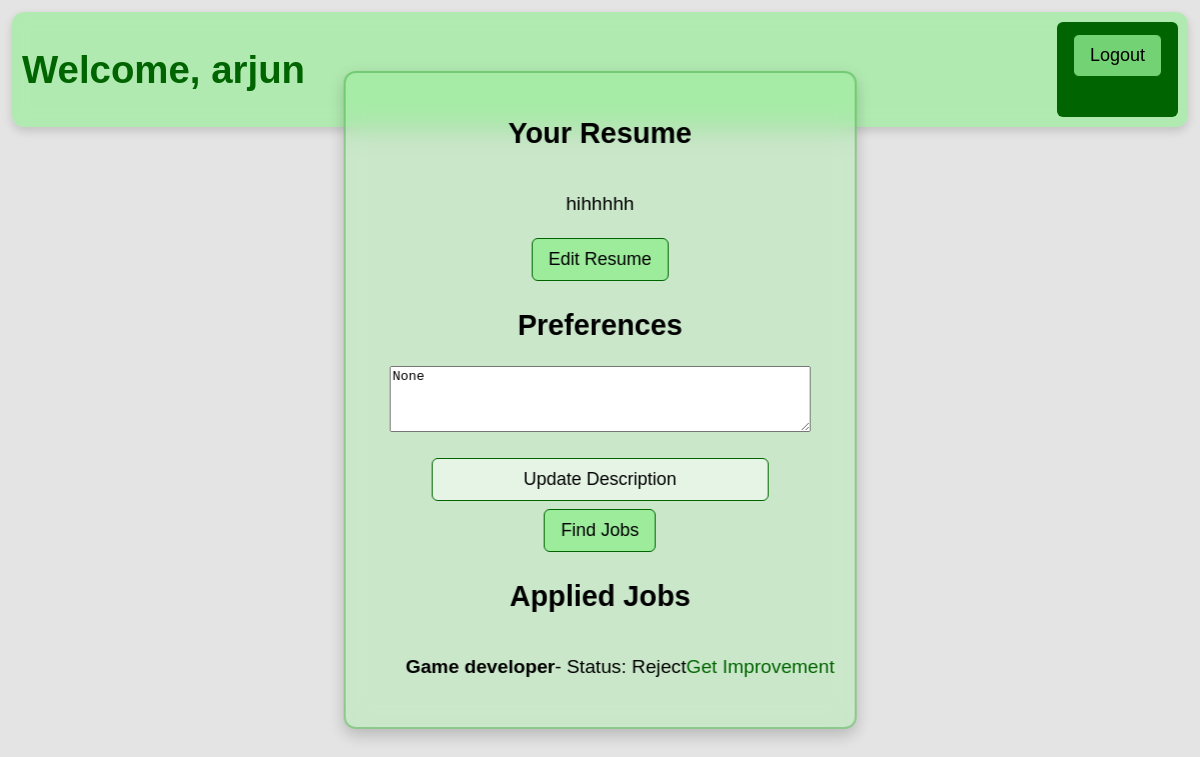
The page /user/dashboard (signed in) on the database its author committed.
### tables this page shows
CREATE TABLE users (id INTEGER PRIMARY KEY, username TEXT, password TEXT, resume TEXT, preferences TEXT);

CREATE TABLE applications (id INTEGER PRIMARY KEY, user_id INTEGER, job_id INTEGER, status TEXT, match_score REAL);

CREATE TABLE jobs (id INTEGER PRIMARY KEY, recruiter_id INTEGER, title TEXT, description TEXT);

### app.py (the view)
@app.route("/user/dashboard")
def user_dashboard():
    if "user_id" not in session:
        return redirect("/user/login")
    db = get_db()
    user = db.execute("SELECT * FROM users WHERE id = ?", (session["user_id"],)).fetchone()
    applied_jobs = db.execute("""
        SELECT applications.job_id, applications.status, jobs.title
        FROM applications
        JOIN jobs ON applications.job_id = jobs.id
        WHERE applications.user_id = ?
    """, (session["user_id"],)).fetchall()
    return render_template("user_dashboard.html", user=user, applied_jobs=applied_jobs)

### app.py (called while the page is built)
def get_db():
    conn = sqlite3.connect("jobs.db")
    conn.row_factory = sqlite3.Row
    return conn

### templates/user_dashboard.html (shortened to what this page needs)
<!DOCTYPE html>
<html>
<head>
    <link rel="stylesheet" href="{{ url_for('static', filename='style.css') }}">
</head>
<body>
    <header>
        <h1>Welcome, {{ user['username'] }}</h1>
        <a class="logout-btn" href="/"><button>Logout</button></a>
    </header>
    <div class="login-box">
        <h2>Your Resume</h2>
        <p id="resume-text">{{ user['resume'] }}</p>
        <button onclick="toggleEdit()">Edit Resume</button>
        <h2>Preferences</h2>
        <form action="/user/update_preferences" method="POST">
            <textarea name="preferences" rows="4" cols="50" placeholder="Add extra details about your skills...">{{ user['preferences'] }}</textarea>
            <br>
            <input type="submit" value="Update Description">
        </form>
        <a href="/user/find_jobs"><button>Find Jobs</button></a>
        <h2>Applied Jobs</h2>
        <ul>
            {% for job in applied_jobs %}
                <li>
                    <strong>{{ job['title'] }}</strong> - Status: {{ job['status'] }}
                    <a href="/user/improvement/{{ job['job_id'] }}">Get Improvement</a>
                </li>
            {% endfor %}
        </ul>
    </div>
</body>
</html>

### static/style.css (style rules this page uses)
body { color: black; background: rgba(211, 211, 211, 0.6); font-size: 1.2em; padding: 4px; font-family: Arial, sans-serif; }
header { display: grid; grid-template-columns: auto auto; background: rgba(144, 238, 144, 0.6); padding: 10px; border-radius: 12px; box-shadow: 0 4px 10px rgba(0, 0, 0, 0.15); backdrop-filter: blur(8px); }
h1, h3 { color: darkgreen; }
button, input[type="submit"] { margin: 4px; padding: 10px 16px; border-radius: 6px; font-size: 18px; background-color: rgba(144, 238, 144, 0.8); color: black; border: 1px solid darkgreen; cursor: pointer; transition: all 0.3s ease-in-out; }
input { margin: 4px; padding: 10px; border: 1px solid darkgreen; border-radius: 6px; background: rgba(255, 255, 255, 0.8); }
a { color: darkgreen; text-decoration: none; transition: 0.3s; }
.login-box { background: rgba(144, 238, 144, 0.3); backdrop-filter: blur(12px); display: flex; justify-content: center; align-items: center; flex-direction: column; border: 2px solid rgba(0, 128, 0, 0.3); border-radius: 12px; padding: 20px; box-shadow: 0 6px 16px rgba(0, 0, 0, 0.2); position: absolute; top: 50%; left: 50%; transform: translate(-50%, -50%); }
.login-box form { display: flex; flex-direction: column; align-items: center; }
.login-box input { width: 80%; padding: 10px; border: 1px solid darkgreen; border-radius: 6px; background: rgba(255, 255, 255, 0.5); }
.login-box ul li { display: flex; align-items: center; justify-content: space-between; margin-bottom: 10px; }
.logout-btn { margin-left: auto; background-color: darkgreen; color: white; padding: 8px 12px; border-radius: 6px; text-decoration: none; transition: 0.3s ease-in-out; }

### rows shown on the page
users: username "arjun", resume "hihhhhh"
applications: title "Game developer", status "Reject"
